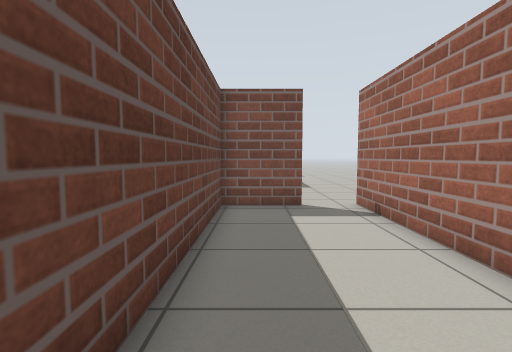
view 1 (above)

18 first-person views from a walk through a Gazebo world. The camera is 0.85 m above the floor, tilts 4° down and sees 85° across. The floor is counted in squares, 0.5 m on a side. Each view is taken from the middle of a square. On the plan, view 1 faces up. The plan holds only what a view shows up to about 15 squares ahead; the rest is blank. The place goes on beyond the plan.

view 2
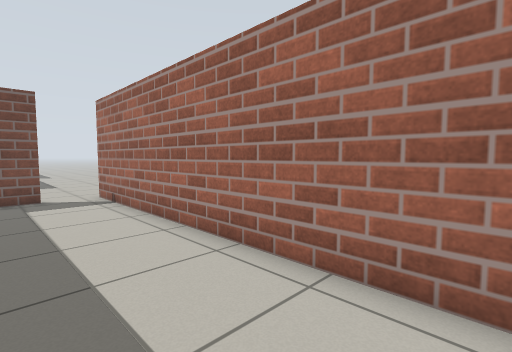

view 3
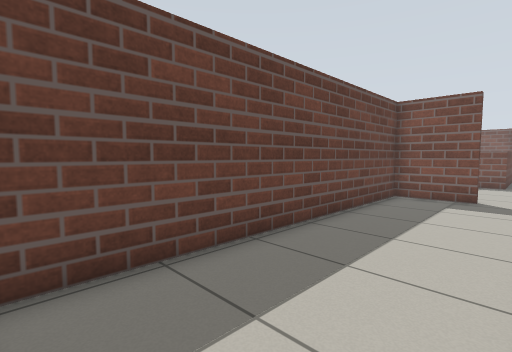

view 4
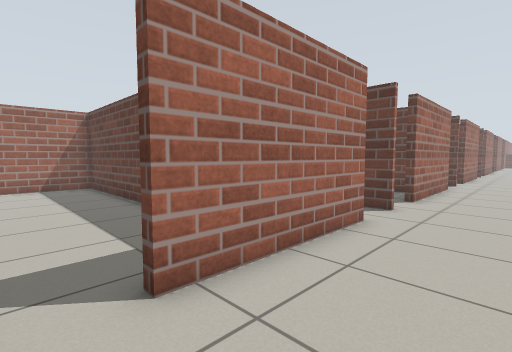

view 5
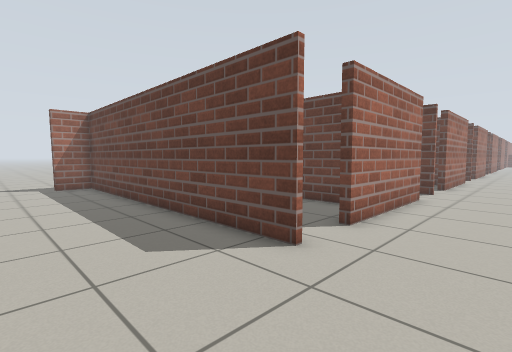

view 6
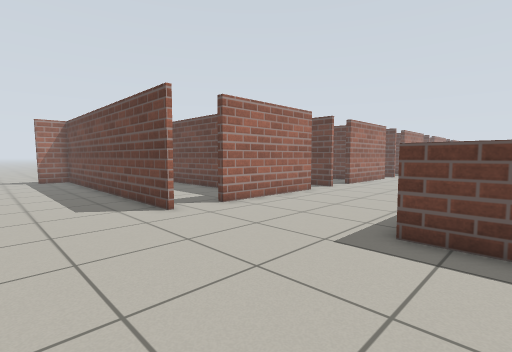

view 7
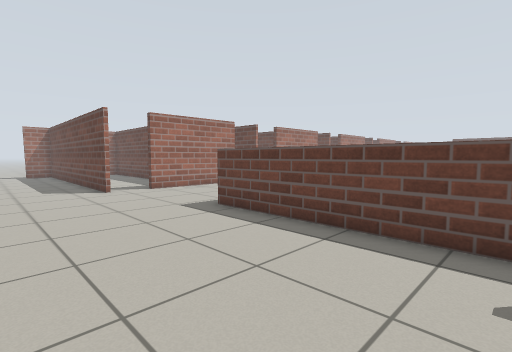

view 8
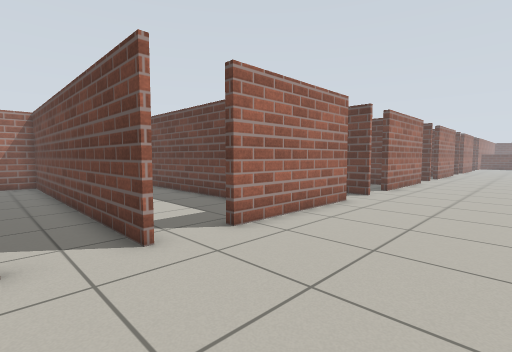

view 9
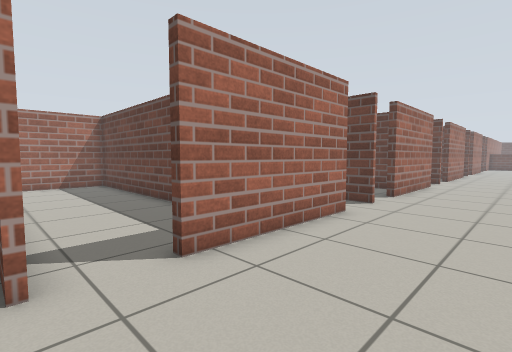

view 10
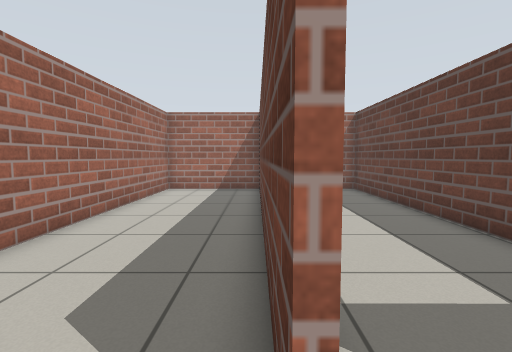

view 11
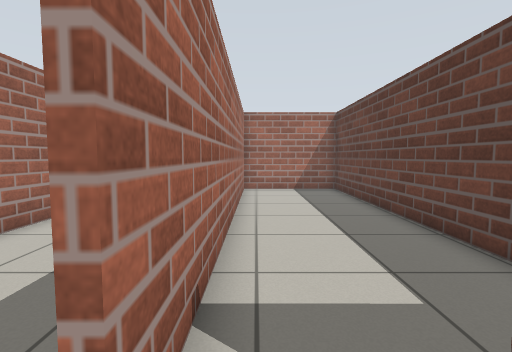

view 12
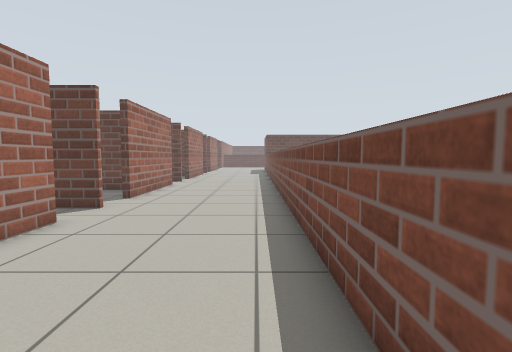

view 13
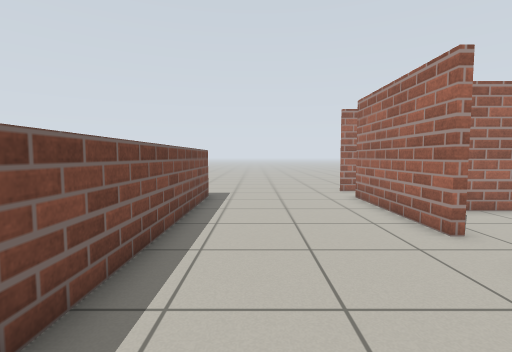

view 14
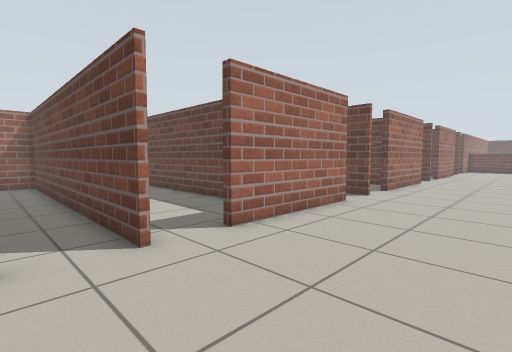

view 15
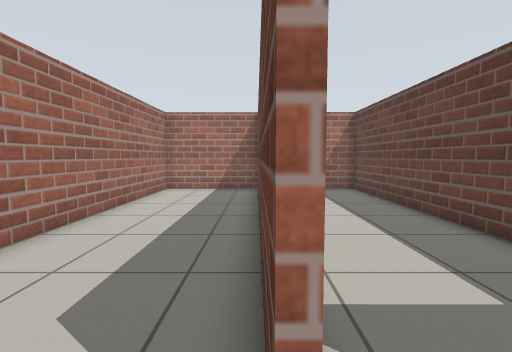

view 16
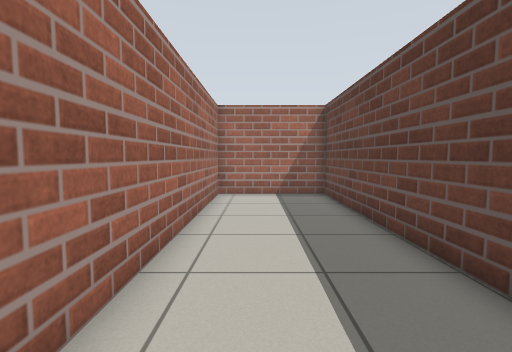

view 17
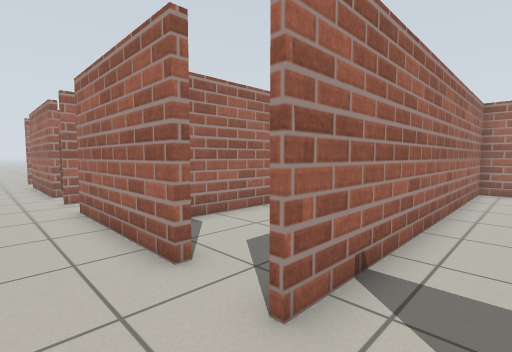

view 18
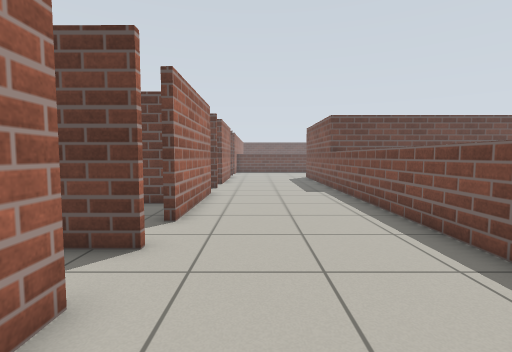

### Floor plan
Ten units are one square. View 1 is at (0, 0); x grows to the right and y downward. Boxes are objects, and circles mark ways between rooms. Rooms are numbered by the first view taken in them; rooms with no view inside come last. Other rooms are left out.
<svg viewBox="-365 -244 440 285">
<path fill="none" stroke="#000" d="M36 30 36 -99M17 -96 -12 -96 -12 36M-10 36 39 36M-141 -99 -83 -99M-42 -99 17 -99M-241 -99 -182 -99M38 -99 37 36M-340 -99 -281 -99M39 36 54 36M-253 -161 -360 -161M20 -239 20 -161 -215 -161M-211 -87 -211 35 -159 35M-163 36 -163 -99M-111 -67 -111 36M-64 29 -64 -99M-111 -88 -111 -82M-109 35 -60 36M-60 36 -10 36M-14 36 -14 -91M-62 -99 -62 36M-159 35 -109 35M-113 36 -113 -79M-161 -99 -161 36"/>
<circle cx="25" cy="-95" r="3" fill="#2a7"/>
<circle cx="-175" cy="-95" r="3" fill="#2a7"/>
<circle cx="-75" cy="-95" r="3" fill="#2a7"/>
<circle cx="-50" cy="-100" r="3" fill="#2a7"/>
<circle cx="-150" cy="-100" r="3" fill="#2a7"/>
<text x="20" y="-30">1</text>
<text x="-130" y="-120">2</text>
<text x="-180" y="-30">3</text>
<text x="-80" y="-30">4</text>
<text x="-40" y="-30">5</text>
<text x="-140" y="-30">6</text>
</svg>
Room 1 opens to room 2. Room 2 opens to room 3. Room 2 opens to room 4. Room 2 opens to room 5. Room 2 opens to room 6.

Where each view was taken, in squares from view 1:
view 1: 0 up, 0 right, facing up
view 2: 3 down, 0 right, facing up-right
view 3: 3 down, 3 right, facing up-left
view 4: 13 up, 3 right, facing down-left
view 5: 13 up, 8 right, facing down-left
view 6: 18 up, 8 right, facing down-left
view 7: 24 up, 8 right, facing down-left
view 8: 15 up, 4 left, facing down-left
view 9: 14 up, 6 left, facing down-left
view 10: 11 up, 6 left, facing down
view 11: 11 up, 7 left, facing down
view 12: 15 up, 7 left, facing left
view 13: 14 up, 10 left, facing right
view 14: 15 up, 14 left, facing down-left
view 15: 11 up, 16 left, facing down
view 16: 9 up, 18 left, facing down
view 17: 12 up, 18 left, facing down-right
view 18: 12 up, 21 left, facing left
